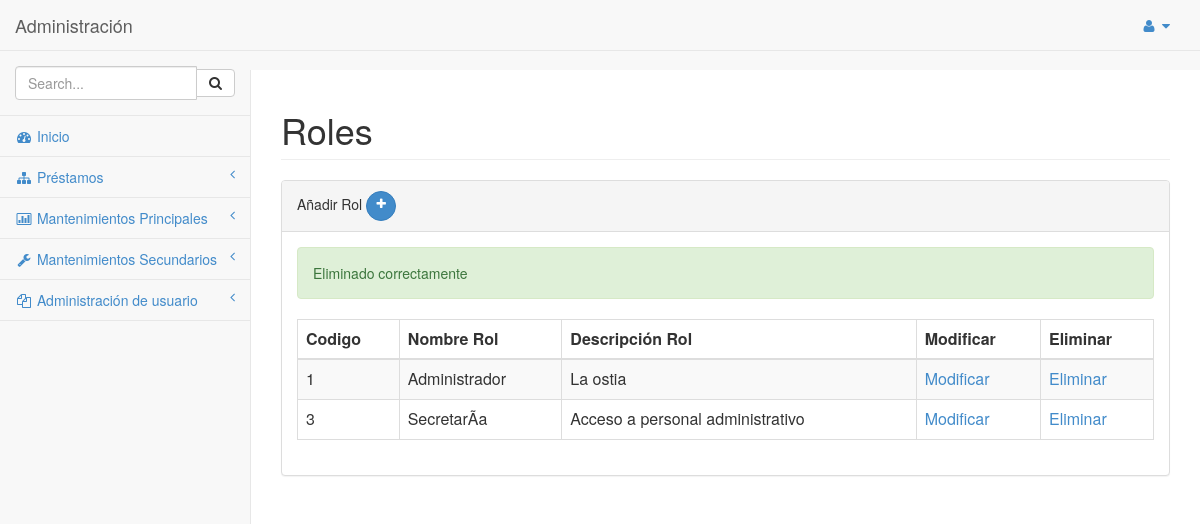
Screenshot of /SYSTEM/library_system/mantenimientos/secundarios/roles.php?codigo=1 with the database file from the repository.
### tables this page shows
CREATE TABLE `rol` (
  `ID_ROL` int(11) NOT NULL,
  `NOMBRE_ROL` varchar(20) DEFAULT NULL,
  `DESCRIPCION_ROL` varchar(100) DEFAULT NULL
);

### SYSTEM/library_system/clases/conexion/clDML.php (called while the page is built, shortened)
<?php
class clDML
{
    public function conectar($hostname, $username,$password, $database){
        $mysqli = new mysqli($hostname, $username,$password, $database);
        if ($mysqli -> connect_errno) {
        die( "Fallo la conexión a MySQL: (" . $mysqli -> mysqli_connect_errno()
        . ") " . $mysqli -> mysqli_connect_error());
        return $mysqli;
        }
        else{
            return $mysqli;
        }
    }
    public function get_list($query)
    {
        $connection = $this->conectar(DB_HOST,DB_USER,DB_PASS,DB_NAME,DB_CHARSET);
        $result = $connection->query($query);
        if($result){
            $users = $result->fetch_all(MYSQLI_ASSOC);
        }else{
            $users = [];
        }
        return $users;
    }
    public function guardar($query)
    {
       $connection = $this->conectar(DB_HOST,DB_USER,DB_PASS,DB_NAME,DB_CHARSET);
       $connection->query($query);
       $count = $connection->affected_rows;
       return $count;
	}
}
?>

### SYSTEM/library_system/clases/conexion/mto_rol.php (called while the page is built, shortened)
<?php
require_once "clDML.php";
class mto_rol extends clDML
{
    public function get_rol()
    {
        $query = "SELECT * FROM ROL";
        $conn = new clDML();
        $users = $conn->get_list($query);
        return $users;
    }
    public function eliminar_rol($id)
    {
        $query = "DELETE FROM ROL WHERE ID_ROL = '".$id."';";
        $conn = new clDML();
        $result = $conn->guardar($query);
        return $result;
    }
}
?>

### SYSTEM/library_system/mantenimientos/secundarios/roles.php (the view, shortened to what this page needs)
<?php
require_once "../../clases/conexion/mto_rol.php";
require_once "../../clases/vista/mensajes.php";
$clMto_Rol = new mto_rol();
$mdl = new mensajes();
$codigo = "";
    if (isset($_GET['codigo'])) {
        $codigo = htmlspecialchars($_GET['codigo']);
        $resultado = $clMto_Rol->eliminar_rol($codigo);
    }
?>
<!DOCTYPE html>
<html>
<head>
    <link href="../../css/bootstrap.min.css" rel="stylesheet">
    <link href="../../font-awesome/css/font-awesome.css" rel="stylesheet">
    <link href="../../css/plugins/morris/morris-0.4.3.min.css" rel="stylesheet">
    <link href="../../css/plugins/timeline/timeline.css" rel="stylesheet">
    <link href="../../css/sb-admin.css" rel="stylesheet">
</head>
<body>
    <div id="wrapper">
        <nav class="navbar navbar-default navbar-fixed-top" role="navigation" style="margin-bottom: 0">
            <div class="navbar-header">
                <a class="navbar-brand" href="index.html">Administración</a>
            </div>
            <ul class="nav navbar-top-links navbar-right">
                <li class="dropdown">
                    <a class="dropdown-toggle" data-toggle="dropdown" href="#">
                        <i class="fa fa-user fa-fw"></i>  <i class="fa fa-caret-down"></i>
                    </a>
                </li>
            </ul>
           <div class="navbar-default navbar-static-side" role="navigation">
                <div class="sidebar-collapse">
                    <ul class="nav" id="side-menu">
                        <li class="sidebar-search">
                            <div class="input-group custom-search-form">
                                <input type="text" class="form-control" placeholder="Search...">
                                <span class="input-group-btn">
                                <button class="btn btn-default" type="button">
                                    <i class="fa fa-search"></i>
                                </button>
                            </span>
                            </div>
                        </li>
                       <?php include '../../menu.php';?>
                    </ul>
                </div>
            </div>
        </nav>
        <div id="page-wrapper">
            <div class="row">
                <div class="col-lg-12">
                    <h1 class="page-header">Roles</h1>
                </div>
            </div>
            <div class="row">
                <div class="col-lg-12">
                    <div class="panel panel-default">
                        <div class="panel-heading">
                            Añadir Rol    <a class="btn btn-primary btn-circle" href="roles_usuario.php"><i class="fa fa-plus"></i></a>
                        </div>
                        <div class="panel-body">
                            <?php
                            if(!empty($codigo)){
                                if($resultado == 1){
                                    $mensaje = "Eliminado correctamente";
                                    echo $mdl->iCompletado($mensaje);
                                }elseif ($resultado == 0) {
                                    $mensaje  = "No se pudo eliminar";
                                    echo $mdl->iError($mensaje);
                                }
                            }
                        ?>
                            <div class="table-responsive">
                                <table class="table table-striped table-bordered table-hover" id="dataTables-example">
                                     <thead>
                                        <tr>
                                            <th>Codigo</th>
                                            <th>Nombre Rol</th>
                                            <th>Descripción Rol</th>
                                            <th>Modificar</th>
                                            <th>Eliminar</th>
                                        </tr>
                                    </thead>
                                     <?php
                                        $a_users = $clMto_Rol->get_rol();
                                        foreach ($a_users as $row): ?>
                                            <tr>
                                                <td><?php echo $row['ID_ROL']; ?></td>
                                                <td><?php echo $row['NOMBRE_ROL']; ?></td>
                                                <td><?php echo $row['DESCRIPCION_ROL']; ?></td>
                                                <td><a href="roles_usuario.php?codigo=<?php echo $row['ID_ROL']; ?>">Modificar</a></td>
                                                <td><a href="roles.php?codigo=<?php echo $row['ID_ROL']; ?>">Eliminar</a></td>
                                            </tr>
                                    <?php endforeach ?>
                                </table>
                            </div>
                        </div>
                    </div>
                </div>
            </div>
        </div>
    </div>
</body>
</html>

### SYSTEM/library_system/css/sb-admin.css (style rules this page uses)
body { padding-top: 100px; background-color: #f8f8f8; }
@media (min-width:768px) { body { padding-top: 50px; } }
#wrapper { width: 100%; }
#page-wrapper { padding: 0 15px; min-height: 568px; background-color: #fff; }
@media (min-width:768px) { #page-wrapper { position: inherit; margin: 0 0 0 250px; padding: 0 30px; min-height: 1300px; border-left: 1px solid #e7e7e7; } }
.navbar-top-links li { display: inline-block; }
.navbar-top-links li:last-child { margin-right: 15px; }
.navbar-top-links li a { padding: 15px; min-height: 50px; }
.navbar-static-side ul li { border-bottom: 1px solid #e7e7e7; }
.sidebar-search { padding: 15px; }
@media (min-width:768px) { .navbar-static-side { z-index: 1; position: absolute; width: 250px; margin-top: 51px; } }
.btn-circle { width: 30px; height: 30px; padding: 6px 0; border-radius: 15px; text-align: center; font-size: 12px; line-height: 1.428571429; }

### rows the page displays
rol: ID_ROL "1", NOMBRE_ROL "Administrador", DESCRIPCION_ROL "La ostia"
rol: ID_ROL "3", NOMBRE_ROL "SecretarÃ­a", DESCRIPCION_ROL "Acceso a personal administrativo"

### other values shown
$mensaje "Eliminado correctamente"
